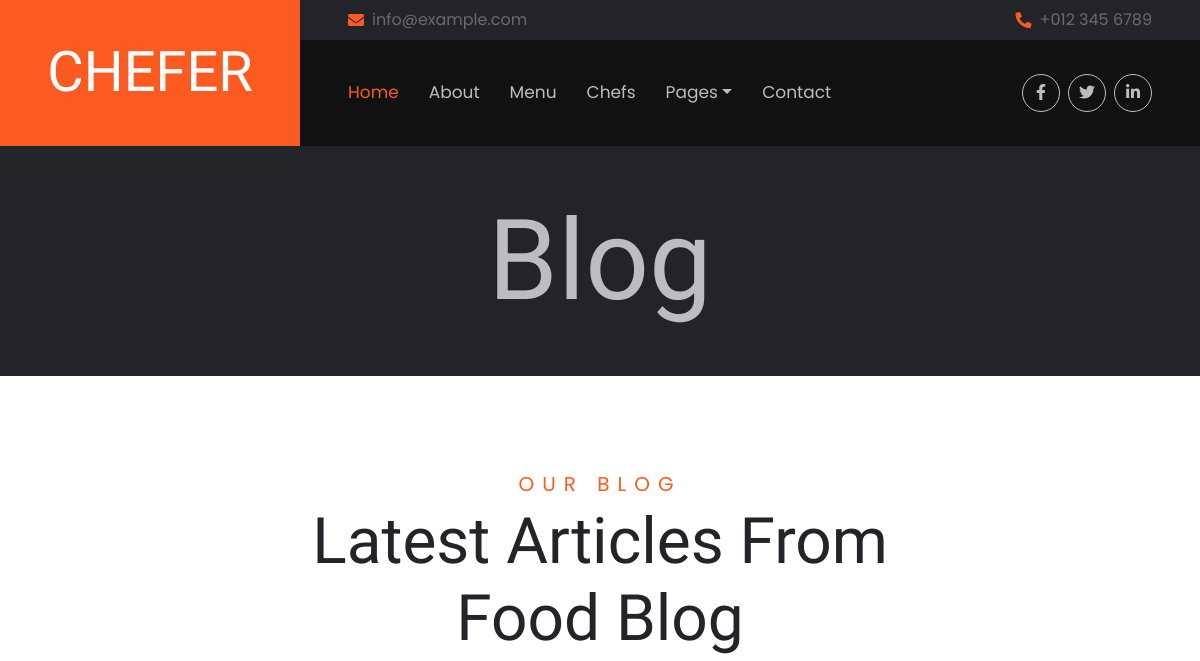
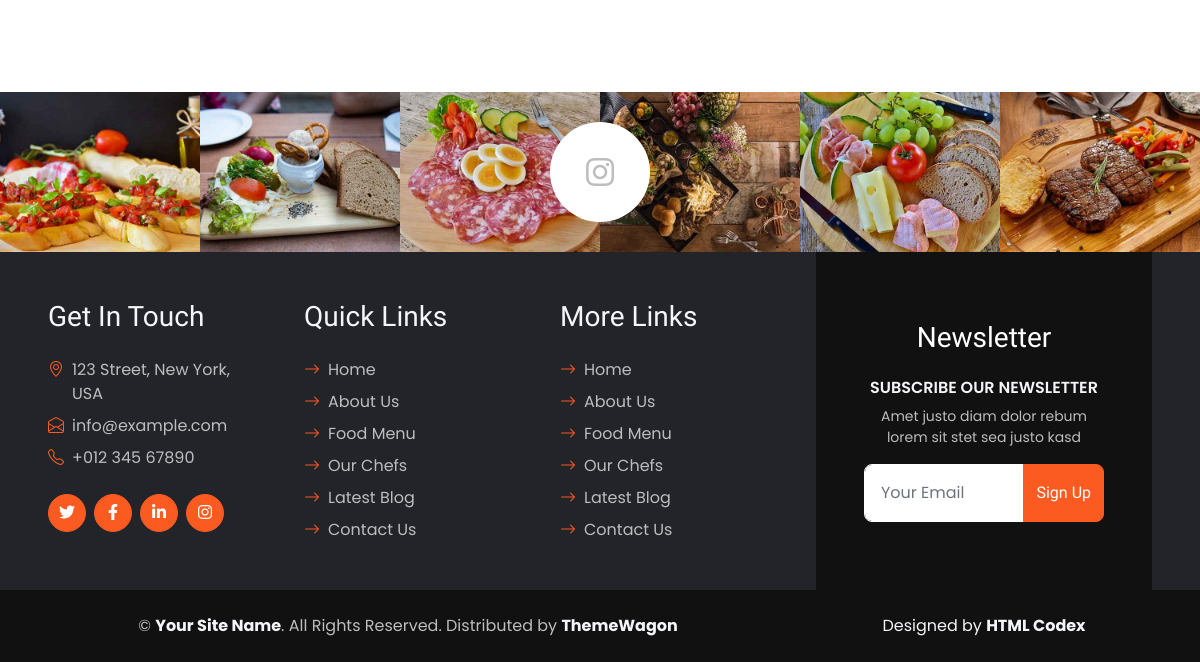
/blog/, run on an earlier commit of the app's database (2 pictures, top to bottom).
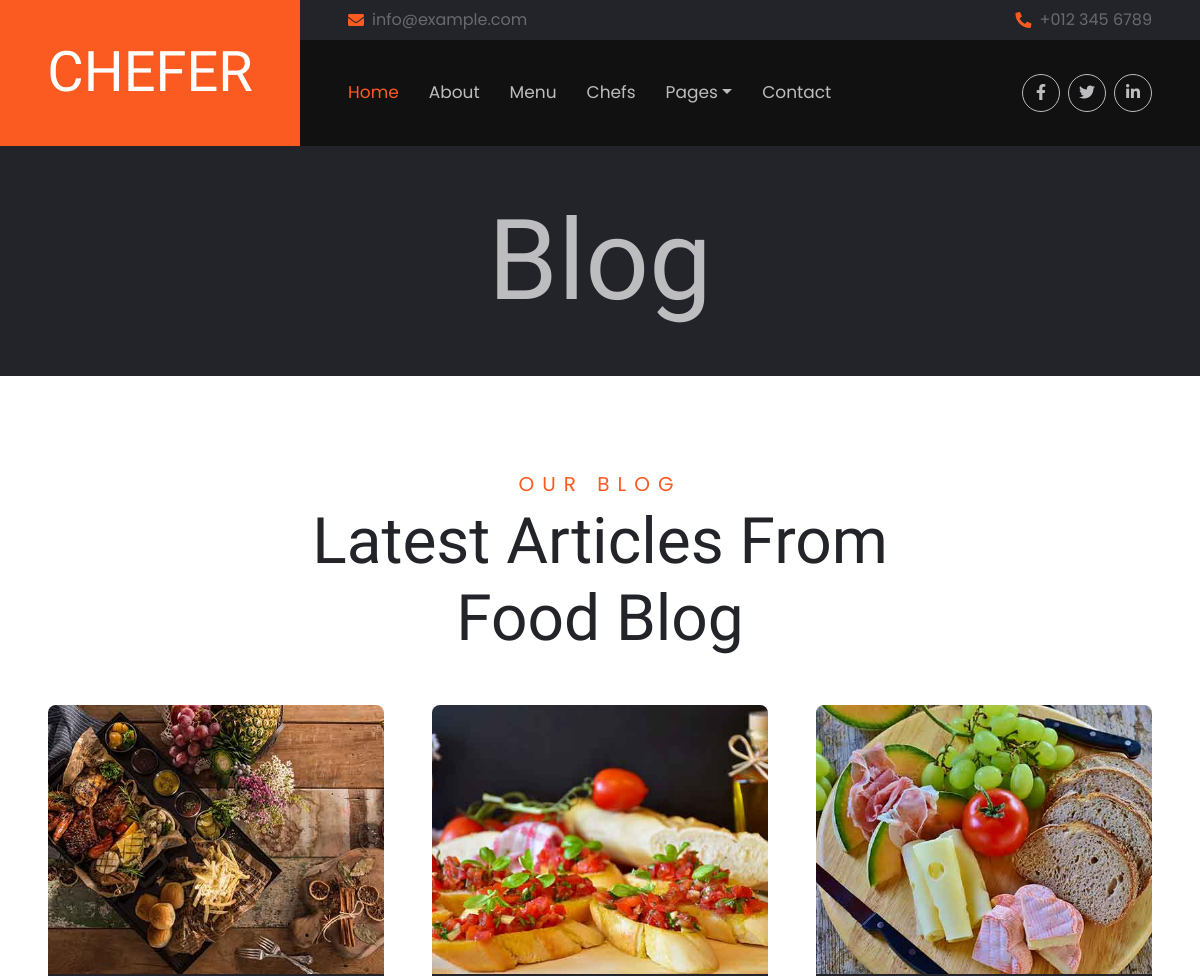
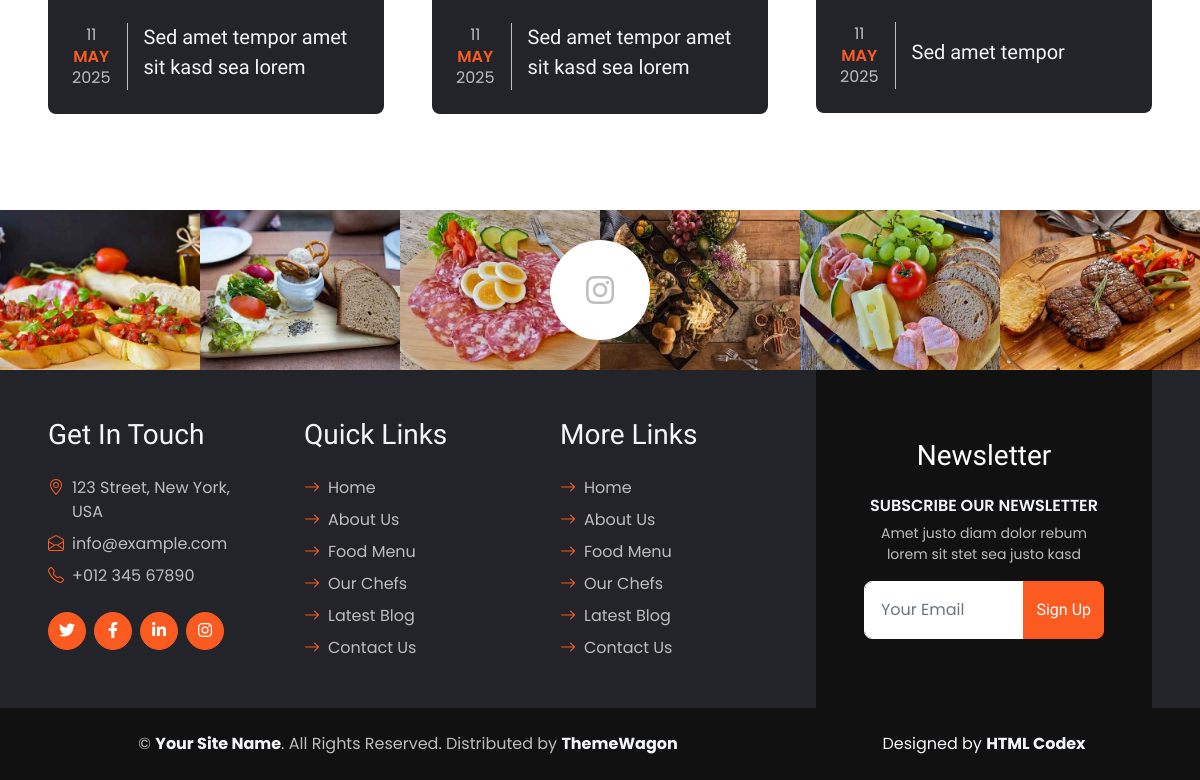
And on a later commit of the database (2 pictures, top to bottom).
### core/models.py (models this page shows, shortened)
class InstagramImage(models.Model):
    image = models.ImageField(upload_to='instagram/')
    created_at = models.DateTimeField(auto_now_add=True)
    link = models.URLField(blank=True, null=True)

class BlogPost(models.Model):
    title = models.CharField(max_length=200)
    content = models.TextField()
    image = models.ImageField(upload_to='blog/')
    created_at = models.DateTimeField(auto_now_add=True)
    author = models.CharField(max_length=100, default='Admin')

### core/views.py (the view)
# urls.py: path('blog/', blog, name='blog'),
def blog(request):
    context = {
        'blog_posts': get_cached_data(BlogPost, 'blog_posts', limit=3),
        'page_title': 'Blog',
    }
    return render(request, 'blog.html', context)

### core/context_processors.py (called while the page is built)
def instagram_context(request):
    instagram_images = InstagramImage.objects.all()[:8]
    instagram_link = "https://www.instagram.com/"
    return {
        'instagram_images': instagram_images,
        'instagram_link': instagram_link,
    }

### core/views.py (called while the page is built)
def get_cached_data(model_class, cache_key, limit=None, **kwargs):
    full_cache_key = f"{cache_key}_{limit}" if limit else cache_key
    data = cache.get(full_cache_key)
    if not data:
        data = model_class.objects.filter(**kwargs)
        if limit:
            data = data[:limit]
        cache.set(full_cache_key, data, 60 * 15)  # Кэш на 15 минут
    return data

### core/templates/blog.html
{% extends 'base.html' %}
{% block content %}
    <div class="container-fluid p-5">
        <div class="mb-5 text-center wow fadeIn" data-wow-delay="0.1s" style="max-width: 700px; margin: auto;">
            <h5 class="section-title">Our Blog</h5>
            <h1 class="display-3 mb-0">Latest Articles From Food Blog</h1>
        </div>
        <div class="row g-5">
            {% for post in blog_posts %}
            <div class="col-lg-4 col-md-6 wow fadeIn" data-wow-delay="0.{{ forloop.counter }}s">
                <div class="blog-item">
                    <div class="position-relative overflow-hidden rounded-top">
                        <img class="img-fluid" src="{{ post.image.url }}" alt="{{ post.title }}">
                    </div>
                    <div class="bg-dark d-flex align-items-center rounded-bottom p-4">
                        <div class="flex-shrink-0 text-center text-secondary border-end border-secondary pe-3 me-3">
                            <span>{{ post.created_at|date:"d" }}</span>
                            <h6 class="text-primary text-uppercase mb-0">{{ post.created_at|date:"F" }}</h6>
                            <span>{{ post.created_at|date:"Y" }}</span>
                        </div>
                        <a class="h5 lh-base text-light" href="{% url 'blog_detail' post.id %}">{{ post.title }}</a>
                    </div>
                </div>
            </div>
            {% endfor %}
        </div>
    </div>
{% endblock %}

### core/templates/base.html (shortened to what this page needs)
{% load static %}
<!DOCTYPE html>
<html lang="en">
<head>
    {% load static %}
    <link href="https://cdnjs.cloudflare.com/ajax/libs/font-awesome/5.15.0/css/all.min.css" rel="stylesheet">
    <link href="https://cdn.jsdelivr.net/npm/bootstrap-icons@1.4.1/font/bootstrap-icons.css" rel="stylesheet">
    <link href="{% static 'lib/animate/animate.min.css' %}" rel="stylesheet">
    <link href="{% static 'lib/owlcarousel/assets/owl.carousel.min.css' %}" rel="stylesheet">
    <link href="{% static 'css/bootstrap.min.css' %}" rel="stylesheet">
    <link href="{% static 'css/style.css' %}" rel="stylesheet">
</head>
<body>
    {% include 'includes/header.html' %}
    {% block hero %}
    <div class="container-fluid p-5 mb-5 bg-dark text-secondary">
        <div class="container wow fadeIn" data-wow-delay="0.1s">
            <h1 class="display-1 text-secondary text-center mb-0">{{ page_title }}</h1>
        </div>
    </div>
    {% endblock hero %}
    <main>
        {% block content %}{% endblock %}
    </main>
    {% include "includes/insta.html" %}
    {% include "includes/footer.html" %}
</body>
</html>

### core/templates/includes/header.html (shortened to what this page needs)
{% load static %}
<header>
    <div class="container-fluid bg-dark px-0">
      <div class="row gx-0 wow fadeIn" data-wow-delay="0.1s">
          <div class="col-lg-3 bg-primary d-none d-lg-block">
              <a href="{% url 'index' %}"
                  class="navbar-brand w-100 h-100 m-0 p-0 d-flex align-items-center justify-content-center">
                  <h1 class="m-0 display-4 text-white text-uppercase">Chefer</h1>
              </a>
          </div>
          <div class="col-lg-9">
              <div class="row gx-0 d-none d-lg-flex bg-dark">
                  <div class="col-6 px-5 text-start">
                      <div class="h-100 d-inline-flex align-items-center py-2 me-4">
                          <i class="fa fa-envelope text-primary me-2"></i>
                          <p class="mb-0">info@example.com</p>
                      </div>
                  </div>
                  <div class="col-6 px-5 text-end">
                      <div class="h-100 d-inline-flex align-items-center py-2">
                          <i class="fa fa-phone-alt text-primary me-2"></i>
                          <p class="mb-0">+012 345 6789</p>
                      </div>
                  </div>
              </div>
              <nav class="navbar navbar-expand-lg navbar-dark p-3 p-lg-0 px-lg-5" style="background: #111111;">
                  <div class="collapse navbar-collapse justify-content-between" id="navbarCollapse">
                      <div class="navbar-nav mr-auto py-0">
                          <a href="{% url 'index' %}" class="nav-item nav-link active">Home</a>
                          <a href="{% url 'about' %}" class="nav-item nav-link">About</a>
                          <a href="{% url 'menu' %}" class="nav-item nav-link">Menu</a>
                          <a href="{% url 'team' %}" class="nav-item nav-link">Chefs</a>
                          <div class="nav-item dropdown">
                              <a href="#" class="nav-link dropdown-toggle" data-bs-toggle="dropdown">Pages</a>
                          </div>
                          <a href="contact.html" class="nav-item nav-link">Contact</a>
                      </div>
                      <div class="d-none d-lg-flex align-items-center py-2">
                          <a class="btn btn-outline-secondary btn-square rounded-circle ms-2" href="">
                              <i class="fab fa-facebook-f"></i>
                          </a>
                          <a class="btn btn-outline-secondary btn-square rounded-circle ms-2" href="">
                              <i class="fab fa-twitter"></i>
                          </a>
                          <a class="btn btn-outline-secondary btn-square rounded-circle ms-2" href="">
                              <i class="fab fa-linkedin-in"></i>
                          </a>
                      </div>
                  </div>
              </nav>
          </div>
      </div>
    </div>
</header>

### core/templates/includes/insta.html
{% load static %}
<div class="container-fluid position-relative instagram p-0 mt-5">
    <a
        href="{{ instagram_link }}"
        class="d-flex align-items-center justify-content-center position-absolute top-50 start-50 translate-middle bg-white rounded-circle"
        style="width: 100px; height: 100px; z-index: 1;"
    >
        <i class="fab fa-instagram fa-2x text-secondary"></i>
    </a>
    <div class="row g-0">
        {% for image in instagram_images %}
        <div class="col-lg-2 col-md-3 col-sm-4 wow fadeIn bg-dark text-red" data-wow-delay="0.{{ forloop.counter }}s">
            <a href="{{ image.link|default:instagram_link }}" target="_blank">
                <img class="img-fluid" src="{{ image.image.url }}" alt="Instagram Image">
            </a>
        </div>
        {% endfor %}
    </div>
</div>

### core/templates/includes/footer.html
{% load static %}
<footer>
  <div class="container-fluid bg-dark text-secondary px-5">
    <div class="row gx-5 wow fadeIn" data-wow-delay="0.1s">
        <div class="col-lg-8 col-md-6">
            <div class="row gx-5">
                <div class="col-lg-4 col-md-12 pt-5 mb-5">
                    <h3 class="text-light mb-4">Get In Touch</h3>
                    <div class="d-flex mb-2">
                        <i class="bi bi-geo-alt text-primary me-2"></i>
                        <p class="mb-0">123 Street, New York, USA</p>
                    </div>
                    <div class="d-flex mb-2">
                        <i class="bi bi-envelope-open text-primary me-2"></i>
                        <p class="mb-0">info@example.com</p>
                    </div>
                    <div class="d-flex mb-2">
                        <i class="bi bi-telephone text-primary me-2"></i>
                        <p class="mb-0">+012 345 67890</p>
                    </div>
                    <div class="d-flex mt-4">
                        <a class="btn btn-primary btn-square rounded-circle me-2" href="#"><i
                                class="fab fa-twitter"></i></a>
                        <a class="btn btn-primary btn-square rounded-circle me-2" href="#"><i
                                class="fab fa-facebook-f"></i></a>
                        <a class="btn btn-primary btn-square rounded-circle me-2" href="#"><i
                                class="fab fa-linkedin-in"></i></a>
                        <a class="btn btn-primary btn-square rounded-circle" href="#"><i
                                class="fab fa-instagram"></i></a>
                    </div>
                </div>
                <div class="col-lg-4 col-md-12 pt-0 pt-lg-5 mb-5">
                    <h3 class="text-light mb-4">Quick Links</h3>
                    <div class="d-flex flex-column justify-content-start">
                        <a class="text-secondary mb-2" href="#"><i
                                class="bi bi-arrow-right text-primary me-2"></i>Home</a>
                        <a class="text-secondary mb-2" href="#"><i
                                class="bi bi-arrow-right text-primary me-2"></i>About Us</a>
                        <a class="text-secondary mb-2" href="#"><i
                                class="bi bi-arrow-right text-primary me-2"></i>Food Menu</a>
                        <a class="text-secondary mb-2" href="#"><i
                                class="bi bi-arrow-right text-primary me-2"></i>Our Chefs</a>
                        <a class="text-secondary mb-2" href="#"><i
                                class="bi bi-arrow-right text-primary me-2"></i>Latest Blog</a>
                        <a class="text-secondary" href="#"><i
                                class="bi bi-arrow-right text-primary me-2"></i>Contact Us</a>
                    </div>
                </div>
                <div class="col-lg-4 col-md-12 pt-0 pt-lg-5 mb-5">
                    <h3 class="text-light mb-4">More Links</h3>
                    <div class="d-flex flex-column justify-content-start">
                        <a class="text-secondary mb-2" href="#"><i
                                class="bi bi-arrow-right text-primary me-2"></i>Home</a>
                        <a class="text-secondary mb-2" href="#"><i
                                class="bi bi-arrow-right text-primary me-2"></i>About Us</a>
                        <a class="text-secondary mb-2" href="#"><i
                                class="bi bi-arrow-right text-primary me-2"></i>Food Menu</a>
                        <a class="text-secondary mb-2" href="#"><i
                                class="bi bi-arrow-right text-primary me-2"></i>Our Chefs</a>
                        <a class="text-secondary mb-2" href="#"><i
                                class="bi bi-arrow-right text-primary me-2"></i>Latest Blog</a>
                        <a class="text-secondary" href="#"><i
                                class="bi bi-arrow-right text-primary me-2"></i>Contact Us</a>
                    </div>
                </div>
            </div>
        </div>
        <div class="col-lg-4 col-md-6">
            <div class="d-flex flex-column align-items-center justify-content-center text-center h-100 p-5"
                style="background: #111111;">
                <h3 class="text-white mb-4">Newsletter</h3>
                <h6 class="text-uppercase text-light mb-2">Subscribe Our Newsletter</h6>
                <p class="small text-secondary">Amet justo diam dolor rebum lorem sit stet sea justo kasd</p>
                <form action="">
                    <div class="input-group">
                        <input type="text" class="form-control border-white p-3" placeholder="Your Email">
                        <button class="btn btn-primary">Sign Up</button>
                    </div>
                </form>
            </div>
        </div>
    </div>
  </div>
  <div class="container-fluid py-4 py-lg-0 px-5" style="background: #111111;">
    <div class="row gx-5">
        <div class="col-lg-8">
            <div class="py-lg-4 text-center">
                <p class="text-secondary mb-0">&copy; <a class="text-light fw-bold" href="#">Your Site Name</a>. All
                    Rights Reserved. Distributed by <a class="text-light fw-bold"
                        href="https://themewagon.com">ThemeWagon</a></p>
            </div>
        </div>
        <div class="col-lg-4">
            <div class="py-lg-4 text-center credit">
                <p class="text-light mb-0">Designed by <a class="text-light fw-bold" target="_blank"
                        href="https://htmlcodex.com">HTML Codex</a></p>
            </div>
        </div>
    </div>
  </div>
</footer>

### static/css/style.css (style rules this page uses)
h1, h2, h3, .font-heading { font-family: "Emblema One", system-ui; font-weight: 400; font-style: normal; }
h4, h5, h6, .font-body { font-family: "Poppins", sans-serif; font-weight: 600; font-style: normal; }
@media (min-width: 992px) { .display-1 { font-size: 7rem; } }
.btn { font-family: "Emblema One", system-ui; transition: .5s; }
.btn-primary { color: #FFFFFF; }
.btn-square { width: 38px; height: 38px; }
.btn-square, .btn-sm-square, .btn-lg-square { padding-left: 0; padding-right: 0; text-align: center; }
.navbar-dark .navbar-nav .nav-link { margin-right: 30px; padding: 40px 0; color: var(--bs-secondary); font-size: 17px; outline: none; }
.navbar-dark .navbar-nav .nav-link:hover, .navbar-dark .navbar-nav .nav-link.active { color: var(--bs-primary); }
.section-title { color: var(--bs-primary); font-weight: 400; text-transform: uppercase; letter-spacing: .5rem; }
.blog-item img { transition: .5s; }
.instagram img { transition: .5s; }
@media (min-width: 991.98px) { .credit { background: #111111; } }

What changed in the data, as far as the page shows it:
added BlogPost: image (picture), created_at "11", created_at "MAY", created_at "2025", title "Sed amet tempor amet sit kasd sea lorem"
added BlogPost: image (picture), created_at "11", created_at "MAY", created_at "2025", title "Sed amet tempor amet sit kasd sea lorem"
added BlogPost: image (picture), created_at "11", created_at "MAY", created_at "2025", title "Sed amet tempor"
